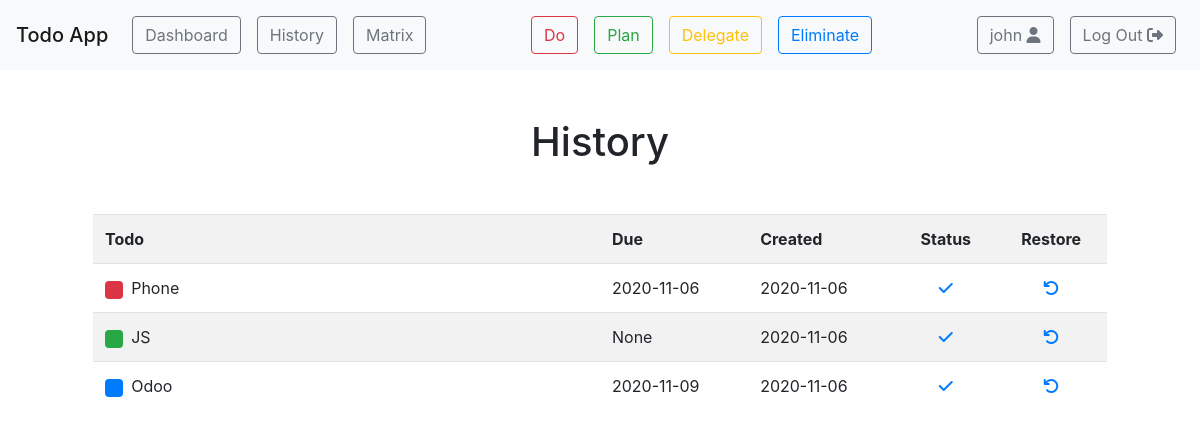
The page /history (signed in) on the database its author committed.
### app.py (models this page shows, shortened)
class Todo(db.Model):
    id = db.Column(db.Integer, primary_key=True)
    content = db.Column(db.String(120), nullable=False)
    important = db.Column(db.Boolean, nullable=False)
    urgent = db.Column(db.Boolean, nullable=False)
    due = db.Column(db.Date)
    done = db.Column(db.Boolean, default=False)
    deleted = db.Column(db.Boolean, default=False)
    created = db.Column(db.DateTime, nullable=False, default=datetime.utcnow)
    user_id = db.Column(db.Integer, db.ForeignKey('user.id'), nullable=False)

### app.py (the view)
@app.route("/history")
@login_required
def history():
    user_id = session["user_id"]
    todos = Todo.query.filter(
        Todo.user_id == user_id, or_(Todo.done == True, Todo.deleted == True)
    ).order_by(Todo.created.desc()).all()
    return render_template("history.html", todos=todos)

### app.py (called while the page is built)
def login_required(f):
    @wraps(f)
    def decorated_function(*args, **kwargs):
        if "user_id" not in session:
            return redirect("/login")
        return f(*args, **kwargs)
    return decorated_function

### templates/history.html (shortened to what this page needs)
{% extends "layout.html" %}
{% block main %}
    <div class="container">
        <h1 class="text-center mb-5">History</h1>
        {% if not todos %}
            <h4 class="text-center mb-5">Your "History" list is empty.</h4>
            <img src="{{ url_for("static", filename="empty.jpg") }}" class="img-fluid rounded mx-auto d-block mb-3" alt="Relax">
            <p class="text-center">
                <span>
                    Photo by
                    <a href="https://unsplash.com/@laurensauderstudio?utm_source=unsplash&amp;utm_medium=referral&amp;utm_content=creditCopyText" target="_blank">Lauren Sauder</a> on
                    <a href="https://unsplash.com/s/photos/todo?utm_source=unsplash&amp;utm_medium=referral&amp;utm_content=creditCopyText" target="_blank">Unsplash</a>
                </span>
            </p>
        {% else %}
            <table class="table table-striped">
                <tr>
                    <th scope="col" class="col-6">Todo</th>
                    <th scope="col">Due</th>
                    <th scope="col">Created</th>
                    <th scope="col" class="text-center">Status</th>
                    <th scope="col" class="text-center">Restore</th>
                </tr>
                {% for todo in todos %}
                    <tr>
                        <td scope="row">
                            {% if todo.important %}
                                {% if todo.urgent %}
                                    <span class="badge badge-danger mr-1 text-danger">0</span>
                                {% else %}
                                    <span class="badge badge-success mr-1 text-success">0</span>
                                {% endif %}
                            {% else %}
                                {% if todo.urgent %}
                                    <span class="badge badge-warning mr-1 text-warning">0</span>
                                {% else %}
                                    <span class="badge badge-primary mr-1 text-primary">0</span>
                                {% endif %}
                            {% endif %}
                            {{ todo.content }}
                        </td>
                        <td>{{ todo.due }}</td>
                        <td>{{ todo.created.date() }}</td>
                        <td class="text-center">
                            {% if todo.done %}
                                <a href=""><i class="fas fa-check"></i></a>
                            {% elif todo.deleted %}
                                <a href=""><i class="fas fa-trash"></i></a>
                            {% endif %}
                        </td>
                        <td class="text-center">
                            <a href="/restore/{{ todo.id }}"><i class="fas fa-undo"></i></a>
                        </td>
                    </tr>
                {% endfor %}
            </table>
        {% endif %}
    </div>
{% endblock %}

### templates/layout.html (shortened to what this page needs)
<!DOCTYPE html>
<html lang="en">
    <head>
        <link rel="stylesheet" href="https://cdn.jsdelivr.net/npm/bootstrap@4.5.3/dist/css/bootstrap.min.css">
    </head>
    <body>
        <nav class="navbar navbar-expand-lg navbar-light bg-light">
            <span class="navbar-brand mb-0 h1">Todo App</span>
            <div class="collapse navbar-collapse" id="navbarNav">
                {% if session["user_id"] %}
                    <ul class="navbar-nav mr-auto">
                        <li class="nav-item">
                            <a class="nav-link" href="/">
                                <button type="button" class="btn btn-outline-secondary">Dashboard</button>
                            </a>
                        </li>
                        <li class="nav-item">
                            <a class="nav-link" href="/history">
                                <button type="button" class="btn btn-outline-secondary">History</button>
                            </a>
                        </li>
                        <li class="nav-item">
                            <a class="nav-link" href="/matrix">
                                <button type="button" class="btn btn-outline-secondary">Matrix</button>
                            </a>
                        </li>
                    </ul>
                    <ul class="navbar-nav">
                        <li class="nav-item">
                            <a class="nav-link" href="/filter/{{ "do" }}">
                                <button type="button" class="btn btn-outline-danger">
                                    Do
                                </button>
                            </a>
                        </li>
                        <li class="nav-item">
                            <a class="nav-link" href="/filter/{{ "plan" }}">
                                <button type="button" class="btn btn-outline-success">
                                    Plan
                                </button>
                            </a>
                        </li>
                        <li class="nav-item">
                            <a class="nav-link" href="/filter/{{ "delegate" }}">
                                <button type="button" class="btn btn-outline-warning">
                                    Delegate
                                </button>
                            </a>
                        </li>
                        <li class="nav-item">
                            <a class="nav-link" href="/filter/{{ "eliminate" }}">
                                <button type="button" class="btn btn-outline-primary">
                                    Eliminate
                                </button>
                            </a>
                        </li>
                    </ul>
                    <ul class="navbar-nav ml-auto">
                        <li class="nav-item">
                            <a class="nav-link" href="/user/{{ session["user_id"] }}">
                                <button type="button" class="btn btn-outline-secondary">
                                    {{ session["username"] }}
                                    <i class="fas fa-user"></i>
                                </button>
                            </a>
                        </li>
                        <li class="nav-item">
                            <a class="nav-link" href="/logout">
                                <button type="button" class="btn btn-outline-secondary">
                                    Log Out
                                    <i class="fas fa-sign-out-alt"></i>
                                </button>
                            </a>
                        </li>
                    </ul>
                {% endif %}
            </div>
        </nav>
        <main class="container p-5">
            {% block main %}{% endblock %}
        </main>
    </body>
</html>

### rows shown on the page
Todo: content "Phone", due "2020-11-06", created "2020-11-06", done True (drawn)
Todo: content "JS", due "None", created "2020-11-06", done True (drawn)
Todo: content "Odoo", due "2020-11-09", created "2020-11-06", done True (drawn)

### other values the page prints
{{ session["username"] }} "john"
